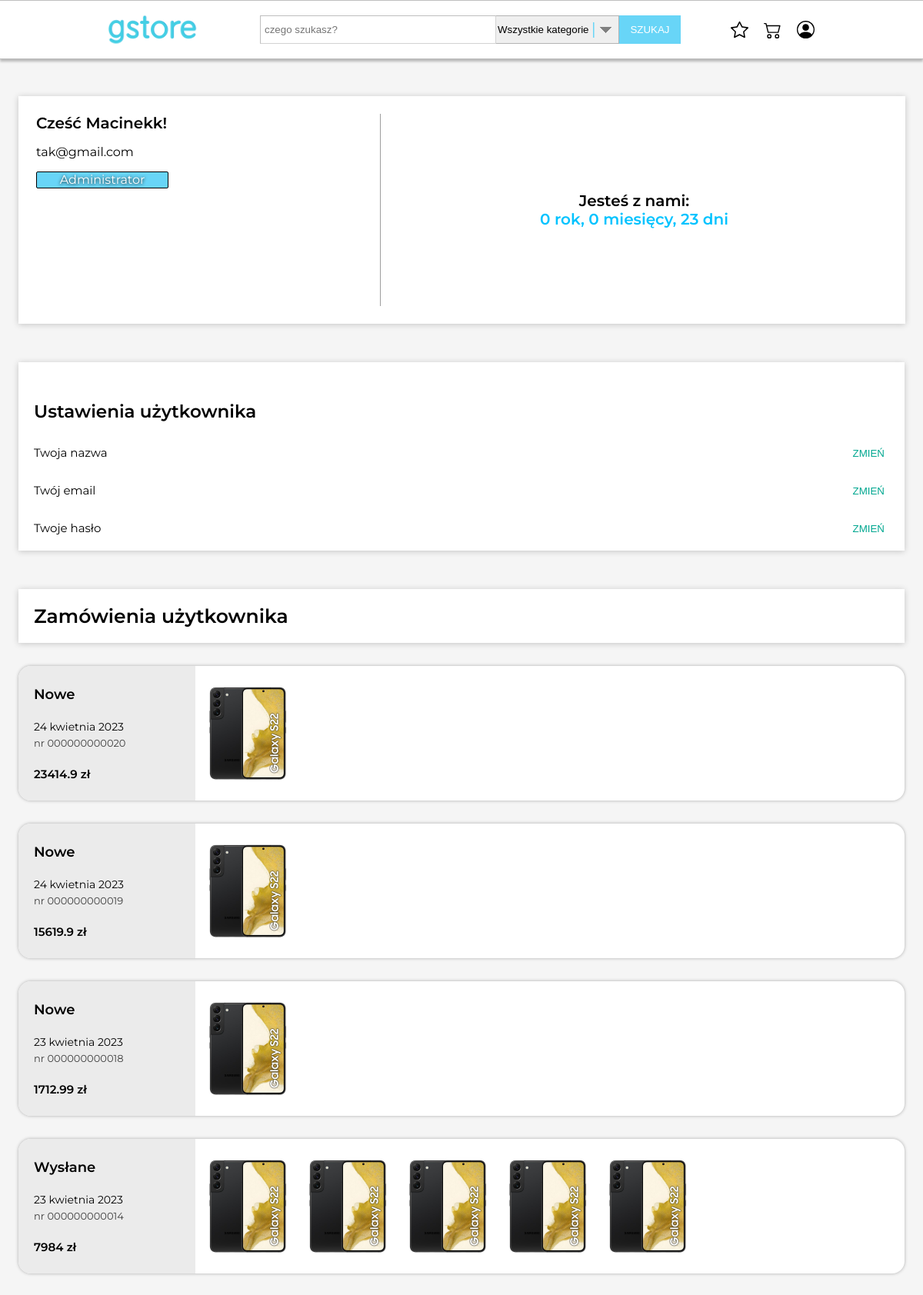
Page /main/account/index.php (signed in) on the committed database.
### tables this page shows
CREATE TABLE `orders` (
  `id` int(11) NOT NULL,
  `user_id` int(11) NOT NULL,
  `order_value` float NOT NULL,
  `ship` float NOT NULL,
  `payment_type` varchar(25) NOT NULL,
  `shipping_adress` varchar(2000) NOT NULL,
  `ordered_products` varchar(2000) NOT NULL,
  `order_date` varchar(10) NOT NULL,
  `status` varchar(25) NOT NULL
);

CREATE TABLE `product` (
  `product_id` int(11) NOT NULL,
  `product_magazinePieces` int(11) NOT NULL,
  `product_title` varchar(255) NOT NULL,
  `product_price` varchar(25) NOT NULL,
  `product_regularPrice` varchar(25) NOT NULL,
  `product_properties` varchar(5000) NOT NULL,
  `product_description` mediumtext NOT NULL,
  `category_id` int(11) NOT NULL,
  `product_img` varchar(2000) NOT NULL,
  `product_boughtCount` int(11) NOT NULL,
  `isSuspended` varchar(5) NOT NULL
);

### main/php/accountOrders/userOrder.php (the view, shortened to what this page needs)
<?php
    function createOrderView() {
        $connect = @new mysqli("localhost", "root", "", "sklepinternetowypai");
        $userID = $_SESSION["user"]['user_id'];
        $userOrders = $connect->query("SELECT * FROM orders WHERE user_id=$userID ORDER BY id DESC");
        while($order = mysqli_fetch_assoc($userOrders)) {
            $status = $order['status'];
            $orderDate = explode('-', $order['order_date']);
            $orderId = $order['id'];
            $orderValue = $order['order_value'];
            $orderProductsArray = unserialize($order['ordered_products']);
            $orderMonths = ["stycznia", "lutego", "marca", "kwietnia", "maja", "czerwca", "lipca", "sierpnia", "września", "października", "listopada", "grudnia"];
            $orderMonth = $orderMonths[$orderDate[1]-1];
            $orderNumber = "";
            for($i=0; $i<12-strlen($orderId); $i++)
                $orderNumber = $orderNumber . "0";
            $orderNumber = $orderNumber . $orderId;
            echo <<< html
            <div class="userOrderItemContainer">
                <div class="userOrderLeftInfo">
                    <label class="statusLabel">$status</label><br>
                    <label class="datelabel">$orderDate[2] $orderMonth $orderDate[0]</label><br>
                    <label class="numberLabel">nr $orderNumber</label><br>
                    <label class="valueLabel">$orderValue zł</label><br>
                </div>
                <div class="userOrderRightPhotos">
            html;
            foreach ($orderProductsArray as &$product) {
                $productId = $product['product_id'];
                $orderedProduct = $connect->query("SELECT * FROM product WHERE product_id='$productId' LIMIT 1");
                if($row = mysqli_fetch_assoc($orderedProduct))
                    $orderedProductImage = unserialize($row['product_img'])[0];
                echo "<img src='../../uploadedProductImages/$orderedProductImage' class='productImage'>";
            }
            echo <<< html
                </div>
            </div>
            html;
        }
    }
?>

### main/MainPageSTYLES.css (style rules this page uses)
:root { --mainColor: #68d5f7; }
html, body { margin: 0px; background-color: #f5f5f5; font-family: montserrat; overflow: visible; }

### rows in the picture
orders: status "Nowe", order_date "24", order_date "kwietnia", order_date "2023", orderNumber "000000000020", order_value "23414.9"
orders: status "Nowe", order_date "24", order_date "kwietnia", order_date "2023", orderNumber "000000000019", order_value "15619.9"
orders: status "Nowe", order_date "23", order_date "kwietnia", order_date "2023", orderNumber "000000000018", order_value "1712.99"
orders: status "Wysłane", order_date "23", order_date "kwietnia", order_date "2023", orderNumber "000000000014", order_value "7984"

### other values in the picture
$_SESSION["user"]['name'] "Macinekk"
$_SESSION["user"]['email'] "tak@gmail.com"
$permissions "Administrator"
